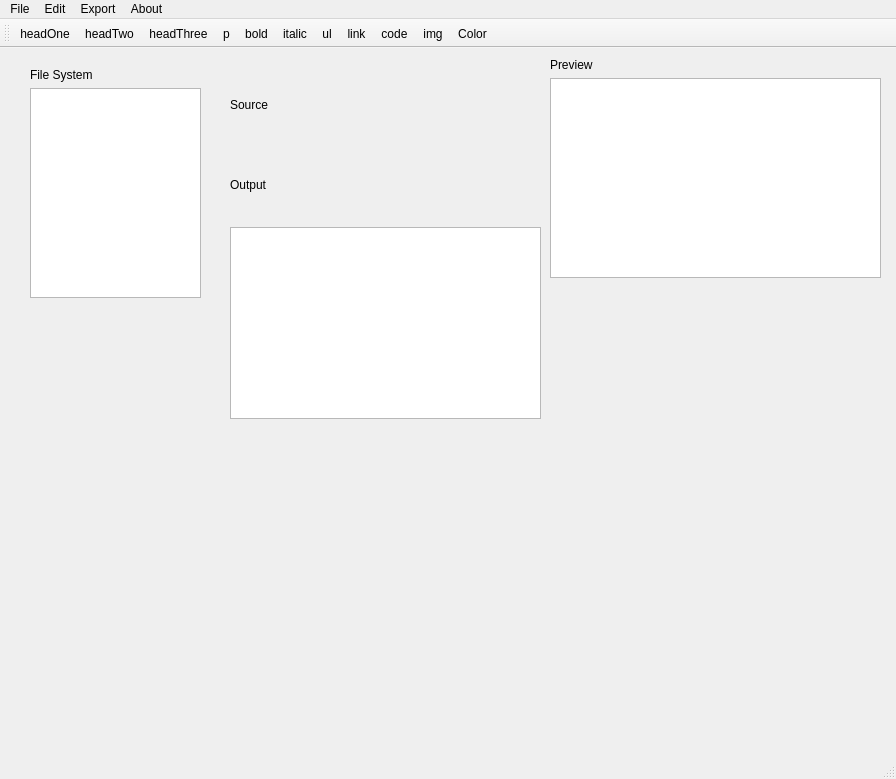
<?xml version="1.0" encoding="UTF-8"?>
<ui version="4.0">
 <class>MainWindow</class>
 <widget class="QMainWindow" name="MainWindow">
  <property name="geometry">
   <rect>
    <x>0</x>
    <y>0</y>
    <width>896</width>
    <height>779</height>
   </rect>
  </property>
  <property name="windowTitle">
   <string>MainWindow</string>
  </property>
  <property name="windowIcon">
   <iconset>
    <normaloff>release/img/wedit.png</normaloff>release/img/wedit.png</iconset>
  </property>
  <widget class="QWidget" name="centralwidget">
   <widget class="QWidget" name="layoutWidget">
    <property name="geometry">
     <rect>
      <x>30</x>
      <y>20</y>
      <width>171</width>
      <height>230</height>
     </rect>
    </property>
    <layout class="QGridLayout" name="fileLayout">
     <item row="0" column="0">
      <layout class="QGridLayout" name="gridLayout_2">
       <item row="0" column="0">
        <widget class="QLabel" name="label_2">
         <property name="styleSheet">
          <string notr="true"/>
         </property>
         <property name="text">
          <string>File System</string>
         </property>
        </widget>
       </item>
      </layout>
     </item>
     <item row="1" column="0">
      <widget class="QListView" name="fileView1"/>
     </item>
    </layout>
   </widget>
   <widget class="QWidget" name="layoutWidget">
    <property name="geometry">
     <rect>
      <x>230</x>
      <y>20</y>
      <width>311</width>
      <height>351</height>
     </rect>
    </property>
    <layout class="QVBoxLayout" name="editLayout">
     <item>
      <widget class="QLabel" name="label">
       <property name="styleSheet">
        <string notr="true"/>
       </property>
       <property name="text">
        <string>Source</string>
       </property>
      </widget>
     </item>
     <item>
      <layout class="QVBoxLayout" name="editorLayout"/>
     </item>
     <item>
      <widget class="QLabel" name="label_3">
       <property name="text">
        <string>Output</string>
       </property>
      </widget>
     </item>
     <item>
      <widget class="QTextEdit" name="textEditHtml">
       <property name="sizePolicy">
        <sizepolicy hsizetype="Expanding" vsizetype="Fixed">
         <horstretch>0</horstretch>
         <verstretch>0</verstretch>
        </sizepolicy>
       </property>
      </widget>
     </item>
    </layout>
   </widget>
   <widget class="QWidget" name="layoutWidget">
    <property name="geometry">
     <rect>
      <x>550</x>
      <y>10</y>
      <width>331</width>
      <height>220</height>
     </rect>
    </property>
    <layout class="QVBoxLayout" name="previewLayout">
     <item>
      <widget class="QLabel" name="labelPreview">
       <property name="enabled">
        <bool>true</bool>
       </property>
       <property name="text">
        <string>Preview</string>
       </property>
      </widget>
     </item>
     <item>
      <widget class="QTextEdit" name="textEditPreview"/>
     </item>
    </layout>
   </widget>
  </widget>
  <widget class="QMenuBar" name="menubar">
   <property name="geometry">
    <rect>
     <x>0</x>
     <y>0</y>
     <width>896</width>
     <height>25</height>
    </rect>
   </property>
   <widget class="QMenu" name="menuFile">
    <property name="title">
     <string>File</string>
    </property>
    <addaction name="actionFileOpen"/>
    <addaction name="separator"/>
    <addaction name="actionFileSave"/>
    <addaction name="actionFileSaveAs"/>
    <addaction name="actionPrint"/>
    <addaction name="actionExit"/>
   </widget>
   <widget class="QMenu" name="menuAbout">
    <property name="title">
     <string>About</string>
    </property>
    <addaction name="separator"/>
    <addaction name="actionAbout"/>
    <addaction name="separator"/>
   </widget>
   <widget class="QMenu" name="menuEdit">
    <property name="title">
     <string>Edit</string>
    </property>
    <addaction name="actionUndo"/>
    <addaction name="actionRedo"/>
    <addaction name="separator"/>
    <addaction name="actionAddStyle"/>
   </widget>
   <widget class="QMenu" name="menuExport">
    <property name="title">
     <string>Export</string>
    </property>
    <addaction name="actionExportHtml"/>
    <addaction name="actionExportPdf"/>
   </widget>
   <addaction name="menuFile"/>
   <addaction name="menuEdit"/>
   <addaction name="menuExport"/>
   <addaction name="menuAbout"/>
  </widget>
  <widget class="QStatusBar" name="statusbar"/>
  <widget class="QToolBar" name="toolBar">
   <property name="windowTitle">
    <string>toolBar</string>
   </property>
   <attribute name="toolBarArea">
    <enum>TopToolBarArea</enum>
   </attribute>
   <attribute name="toolBarBreak">
    <bool>false</bool>
   </attribute>
   <addaction name="actionH1"/>
   <addaction name="actionH2"/>
   <addaction name="actionH3"/>
   <addaction name="actionP"/>
   <addaction name="actionBold"/>
   <addaction name="actionItalic"/>
   <addaction name="actionUl"/>
   <addaction name="actionLink"/>
   <addaction name="actionCode"/>
   <addaction name="actionImg"/>
   <addaction name="actionColor"/>
  </widget>
  <action name="actionFileOpen">
   <property name="text">
    <string>Open</string>
   </property>
  </action>
  <action name="actionFileSaveAs">
   <property name="text">
    <string>SaveAs</string>
   </property>
  </action>
  <action name="actionAbout">
   <property name="text">
    <string>About</string>
   </property>
  </action>
  <action name="actionExit">
   <property name="text">
    <string>Exit</string>
   </property>
  </action>
  <action name="actionPrint">
   <property name="text">
    <string>Print</string>
   </property>
   <property name="toolTip">
    <string>Print</string>
   </property>
  </action>
  <action name="actionH1">
   <property name="icon">
    <iconset resource="../../resource/mdedit.qrc">
     <normaloff>:/icons/h1.png</normaloff>:/icons/h1.png</iconset>
   </property>
   <property name="text">
    <string>headOne</string>
   </property>
   <property name="toolTip">
    <string>H1</string>
   </property>
   <property name="menuRole">
    <enum>QAction::MenuRole::NoRole</enum>
   </property>
  </action>
  <action name="actionH2">
   <property name="icon">
    <iconset resource="../../resource/mdedit.qrc">
     <normaloff>:/icons/h2.png</normaloff>:/icons/h2.png</iconset>
   </property>
   <property name="text">
    <string>headTwo</string>
   </property>
   <property name="toolTip">
    <string>H2</string>
   </property>
   <property name="menuRole">
    <enum>QAction::MenuRole::NoRole</enum>
   </property>
  </action>
  <action name="actionH3">
   <property name="icon">
    <iconset resource="../../resource/mdedit.qrc">
     <normaloff>:/icons/h3.png</normaloff>:/icons/h3.png</iconset>
   </property>
   <property name="text">
    <string>headThree</string>
   </property>
   <property name="toolTip">
    <string>H3</string>
   </property>
   <property name="menuRole">
    <enum>QAction::MenuRole::NoRole</enum>
   </property>
  </action>
  <action name="actionBold">
   <property name="icon">
    <iconset resource="../../resource/mdedit.qrc">
     <normaloff>:/icons/b.png</normaloff>:/icons/b.png</iconset>
   </property>
   <property name="text">
    <string>bold</string>
   </property>
   <property name="toolTip">
    <string>&lt;html&gt;&lt;head/&gt;&lt;body&gt;&lt;p&gt;B&lt;/p&gt;&lt;/body&gt;&lt;/html&gt;</string>
   </property>
   <property name="menuRole">
    <enum>QAction::MenuRole::NoRole</enum>
   </property>
  </action>
  <action name="actionItalic">
   <property name="icon">
    <iconset resource="../../resource/mdedit.qrc">
     <normaloff>:/icons/i.png</normaloff>:/icons/i.png</iconset>
   </property>
   <property name="text">
    <string>italic</string>
   </property>
   <property name="toolTip">
    <string>&lt;html&gt;&lt;head/&gt;&lt;body&gt;&lt;p&gt;i&lt;/p&gt;&lt;/body&gt;&lt;/html&gt;</string>
   </property>
   <property name="menuRole">
    <enum>QAction::MenuRole::NoRole</enum>
   </property>
  </action>
  <action name="actionLink">
   <property name="icon">
    <iconset resource="../../resource/mdedit.qrc">
     <normaloff>:/icons/a.png</normaloff>:/icons/a.png</iconset>
   </property>
   <property name="text">
    <string>link</string>
   </property>
   <property name="toolTip">
    <string>&lt;html&gt;&lt;head/&gt;&lt;body&gt;&lt;p&gt;link&lt;/p&gt;&lt;/body&gt;&lt;/html&gt;</string>
   </property>
   <property name="menuRole">
    <enum>QAction::MenuRole::NoRole</enum>
   </property>
  </action>
  <action name="actionImg">
   <property name="icon">
    <iconset resource="../../resource/mdedit.qrc">
     <normaloff>:/icons/img.png</normaloff>:/icons/img.png</iconset>
   </property>
   <property name="text">
    <string>img</string>
   </property>
   <property name="toolTip">
    <string>&lt;html&gt;&lt;head/&gt;&lt;body&gt;&lt;p&gt;img&lt;/p&gt;&lt;/body&gt;&lt;/html&gt;</string>
   </property>
   <property name="menuRole">
    <enum>QAction::MenuRole::NoRole</enum>
   </property>
  </action>
  <action name="actionUl">
   <property name="icon">
    <iconset resource="../../resource/mdedit.qrc">
     <normaloff>:/icons/ul.png</normaloff>:/icons/ul.png</iconset>
   </property>
   <property name="text">
    <string>ul</string>
   </property>
   <property name="toolTip">
    <string>&lt;html&gt;&lt;head/&gt;&lt;body&gt;&lt;p&gt;ul&lt;/p&gt;&lt;/body&gt;&lt;/html&gt;</string>
   </property>
   <property name="menuRole">
    <enum>QAction::MenuRole::NoRole</enum>
   </property>
  </action>
  <action name="actionVideo">
   <property name="icon">
    <iconset resource="../../resource/mdedit.qrc">
     <normaloff>:/icons/video.png</normaloff>:/icons/video.png</iconset>
   </property>
   <property name="text">
    <string>video</string>
   </property>
   <property name="toolTip">
    <string>&lt;html&gt;&lt;head/&gt;&lt;body&gt;&lt;p&gt;video&lt;/p&gt;&lt;/body&gt;&lt;/html&gt;</string>
   </property>
   <property name="menuRole">
    <enum>QAction::MenuRole::NoRole</enum>
   </property>
  </action>
  <action name="actionCode">
   <property name="icon">
    <iconset resource="../../resource/mdedit.qrc">
     <normaloff>:/icons/code.png</normaloff>:/icons/code.png</iconset>
   </property>
   <property name="text">
    <string>code</string>
   </property>
   <property name="toolTip">
    <string>&lt;html&gt;&lt;head/&gt;&lt;body&gt;&lt;p&gt;code&lt;/p&gt;&lt;/body&gt;&lt;/html&gt;</string>
   </property>
   <property name="menuRole">
    <enum>QAction::MenuRole::NoRole</enum>
   </property>
  </action>
  <action name="actionP">
   <property name="icon">
    <iconset resource="../../resource/mdedit.qrc">
     <normaloff>:/icons/p.png</normaloff>:/icons/p.png</iconset>
   </property>
   <property name="text">
    <string>p</string>
   </property>
   <property name="toolTip">
    <string>&lt;html&gt;&lt;head/&gt;&lt;body&gt;&lt;p&gt;p&lt;/p&gt;&lt;/body&gt;&lt;/html&gt;</string>
   </property>
   <property name="menuRole">
    <enum>QAction::MenuRole::NoRole</enum>
   </property>
  </action>
  <action name="actionFileSave">
   <property name="text">
    <string>Save</string>
   </property>
  </action>
  <action name="actionUndo">
   <property name="text">
    <string>Undo</string>
   </property>
   <property name="toolTip">
    <string>Undo</string>
   </property>
   <property name="menuRole">
    <enum>QAction::MenuRole::NoRole</enum>
   </property>
  </action>
  <action name="actionRedo">
   <property name="text">
    <string>Redo</string>
   </property>
   <property name="toolTip">
    <string>Redo</string>
   </property>
   <property name="menuRole">
    <enum>QAction::MenuRole::NoRole</enum>
   </property>
  </action>
  <action name="actionAddStyle">
   <property name="text">
    <string>Add Style</string>
   </property>
   <property name="toolTip">
    <string>Add Style</string>
   </property>
  </action>
  <action name="actionExportHtml">
   <property name="text">
    <string>Export Html</string>
   </property>
   <property name="toolTip">
    <string>Export Html</string>
   </property>
   <property name="menuRole">
    <enum>QAction::MenuRole::NoRole</enum>
   </property>
  </action>
  <action name="actionExportPdf">
   <property name="text">
    <string>Export Pdf</string>
   </property>
   <property name="toolTip">
    <string>Export Html</string>
   </property>
   <property name="menuRole">
    <enum>QAction::MenuRole::NoRole</enum>
   </property>
  </action>
  <action name="actionColor">
   <property name="icon">
    <iconset resource="../../resource/mdedit.qrc">
     <normaloff>:/icons/color.png</normaloff>:/icons/color.png</iconset>
   </property>
   <property name="text">
    <string>Color</string>
   </property>
   <property name="toolTip">
    <string>Color</string>
   </property>
   <property name="menuRole">
    <enum>QAction::MenuRole::NoRole</enum>
   </property>
  </action>
 </widget>
 <resources>
  <include location="../../resource/mdedit.qrc"/>
 </resources>
 <connections/>
</ui>
